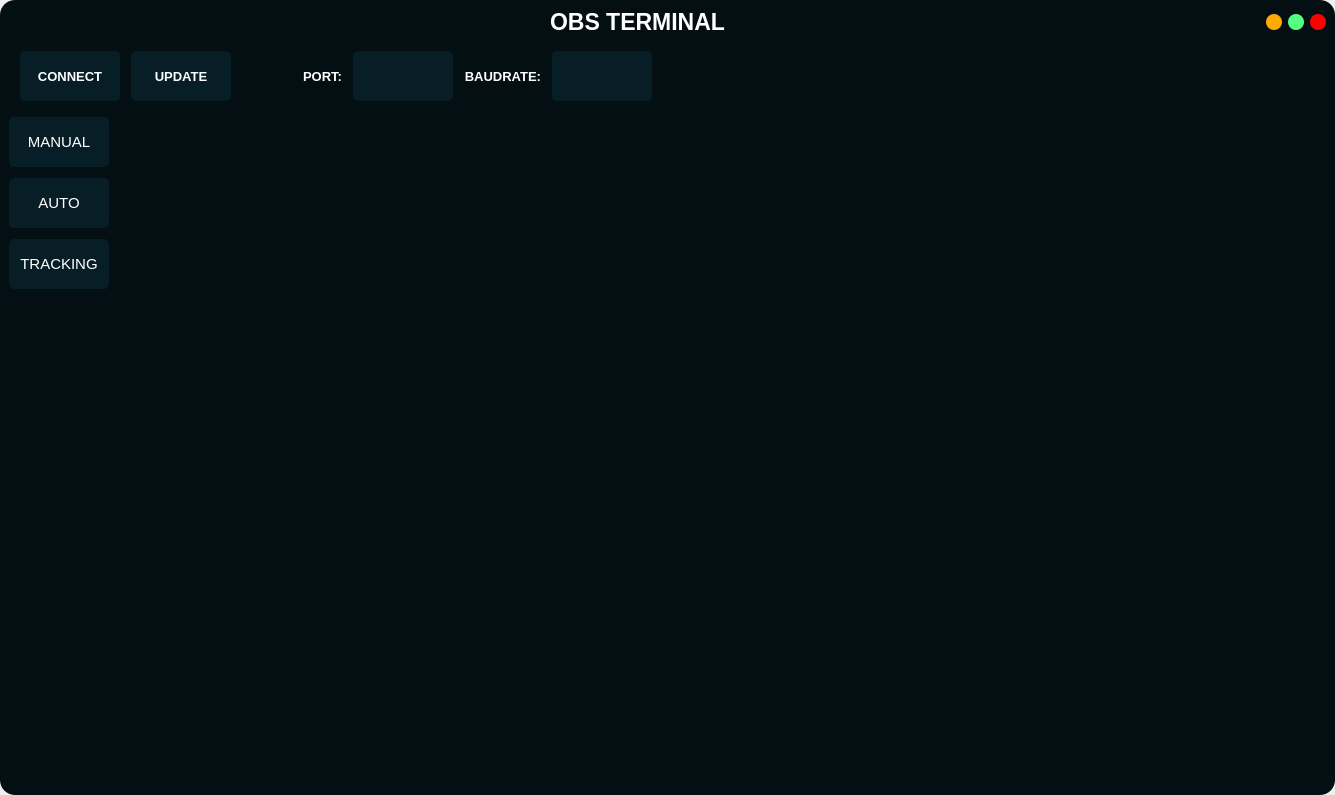
<?xml version="1.0" encoding="UTF-8"?>
<ui version="4.0">
 <class>MainWindow</class>
 <widget class="QMainWindow" name="MainWindow">
  <property name="geometry">
   <rect>
    <x>0</x>
    <y>0</y>
    <width>1335</width>
    <height>795</height>
   </rect>
  </property>
  <property name="windowTitle">
   <string>MainWindow</string>
  </property>
  <widget class="QWidget" name="centralwidget">
   <property name="styleSheet">
    <string notr="true">QWidget{
	border-radius:15px;
	background-color:#040f13;
}
QPushButton{
	background-color:#071e26;
	border-radius:5px;
}
QPushButton:hover{
        background-color:#040f13;
}
QPushButton:pressed{
        padding-left:5px;
        padding-top:5px;
        background-color:rgba(105,118,132,200);
}
QComboBox{
        padding:10px;
        background-color:#071e26;
        border-radius:5px;
        color:white;
}
QComboBox QListView{
        background-color:#040f13;
        border:1px solid rgba(0,0,0,10%);
}
QComboBox::drop-down{
        border:0px;
}
*{color:white}</string>
   </property>
   <layout class="QVBoxLayout" name="verticalLayout">
    <item>
     <widget class="QWidget" name="widget" native="true">
      <layout class="QHBoxLayout" name="horizontalLayout">
       <property name="spacing">
        <number>0</number>
       </property>
       <property name="leftMargin">
        <number>0</number>
       </property>
       <property name="topMargin">
        <number>0</number>
       </property>
       <property name="rightMargin">
        <number>0</number>
       </property>
       <property name="bottomMargin">
        <number>0</number>
       </property>
       <item alignment="Qt::AlignTop">
        <widget class="QLabel" name="label">
         <property name="sizePolicy">
          <sizepolicy hsizetype="Expanding" vsizetype="Expanding">
           <horstretch>0</horstretch>
           <verstretch>0</verstretch>
          </sizepolicy>
         </property>
         <property name="font">
          <font>
           <pointsize>17</pointsize>
           <weight>75</weight>
           <bold>true</bold>
          </font>
         </property>
         <property name="text">
          <string>OBS TERMINAL</string>
         </property>
         <property name="alignment">
          <set>Qt::AlignCenter</set>
         </property>
        </widget>
       </item>
       <item alignment="Qt::AlignRight">
        <widget class="QWidget" name="widget_3" native="true">
         <layout class="QHBoxLayout" name="horizontalLayout_2">
          <property name="leftMargin">
           <number>0</number>
          </property>
          <property name="topMargin">
           <number>0</number>
          </property>
          <property name="rightMargin">
           <number>0</number>
          </property>
          <property name="bottomMargin">
           <number>0</number>
          </property>
          <item>
           <widget class="QPushButton" name="pushButton">
            <property name="maximumSize">
             <size>
              <width>16</width>
              <height>16</height>
             </size>
            </property>
            <property name="styleSheet">
             <string notr="true">QPushButton{
	border:none;
	border-radius:8px;
	background-color:rgb(255,170,0);
}
QPushButton:hover{
	background-color:rgba(255,170,0,150);
}</string>
            </property>
            <property name="text">
             <string/>
            </property>
            <property name="checkable">
             <bool>true</bool>
            </property>
           </widget>
          </item>
          <item>
           <widget class="QPushButton" name="pushButton_2">
            <property name="maximumSize">
             <size>
              <width>16</width>
              <height>16</height>
             </size>
            </property>
            <property name="styleSheet">
             <string notr="true">QPushButton{
	border:none;
	border-radius:8px;
	background-color:rgb(85,255,127);
	color: rgb(0, 0, 0);
}
QPushButton:hover{
	background-color:rgba(85,255,127,150);
}</string>
            </property>
            <property name="text">
             <string/>
            </property>
            <property name="checkable">
             <bool>true</bool>
            </property>
           </widget>
          </item>
          <item>
           <widget class="QPushButton" name="pushButton_3">
            <property name="maximumSize">
             <size>
              <width>16</width>
              <height>16</height>
             </size>
            </property>
            <property name="styleSheet">
             <string notr="true">QPushButton{
	border:none;
	border-radius:8px;
	background-color:rgb(255,0,0);
}
QPushButton:hover{
	background-color:rgba(255,0,0,150);
}</string>
            </property>
            <property name="text">
             <string/>
            </property>
            <property name="checkable">
             <bool>true</bool>
            </property>
           </widget>
          </item>
         </layout>
        </widget>
       </item>
      </layout>
     </widget>
    </item>
    <item alignment="Qt::AlignLeft">
     <widget class="QWidget" name="widget_7" native="true">
      <property name="minimumSize">
       <size>
        <width>70</width>
        <height>70</height>
       </size>
      </property>
      <layout class="QHBoxLayout" name="horizontalLayout_7">
       <property name="spacing">
        <number>11</number>
       </property>
       <property name="leftMargin">
        <number>11</number>
       </property>
       <property name="topMargin">
        <number>0</number>
       </property>
       <property name="rightMargin">
        <number>0</number>
       </property>
       <property name="bottomMargin">
        <number>0</number>
       </property>
       <item>
        <widget class="QPushButton" name="pushButton_4">
         <property name="minimumSize">
          <size>
           <width>100</width>
           <height>50</height>
          </size>
         </property>
         <property name="font">
          <font>
           <pointsize>10</pointsize>
           <weight>75</weight>
           <bold>true</bold>
          </font>
         </property>
         <property name="text">
          <string>CONNECT</string>
         </property>
         <property name="checkable">
          <bool>true</bool>
         </property>
        </widget>
       </item>
       <item>
        <widget class="QPushButton" name="pushButton_5">
         <property name="minimumSize">
          <size>
           <width>100</width>
           <height>50</height>
          </size>
         </property>
         <property name="font">
          <font>
           <pointsize>10</pointsize>
           <weight>75</weight>
           <bold>true</bold>
          </font>
         </property>
         <property name="text">
          <string>UPDATE</string>
         </property>
         <property name="checkable">
          <bool>true</bool>
         </property>
        </widget>
       </item>
       <item>
        <widget class="QLabel" name="label_5">
         <property name="minimumSize">
          <size>
           <width>100</width>
           <height>50</height>
          </size>
         </property>
         <property name="font">
          <font>
           <pointsize>10</pointsize>
           <weight>75</weight>
           <bold>true</bold>
          </font>
         </property>
         <property name="styleSheet">
          <string notr="true">background-color:none</string>
         </property>
         <property name="text">
          <string>PORT:</string>
         </property>
         <property name="alignment">
          <set>Qt::AlignRight|Qt::AlignTrailing|Qt::AlignVCenter</set>
         </property>
        </widget>
       </item>
       <item>
        <widget class="QComboBox" name="comboBox">
         <property name="minimumSize">
          <size>
           <width>100</width>
           <height>50</height>
          </size>
         </property>
         <property name="font">
          <font>
           <pointsize>12</pointsize>
          </font>
         </property>
        </widget>
       </item>
       <item>
        <widget class="QLabel" name="label_6">
         <property name="font">
          <font>
           <pointsize>10</pointsize>
           <weight>75</weight>
           <bold>true</bold>
          </font>
         </property>
         <property name="styleSheet">
          <string notr="true">background-color:none</string>
         </property>
         <property name="text">
          <string>BAUDRATE:</string>
         </property>
         <property name="alignment">
          <set>Qt::AlignRight|Qt::AlignTrailing|Qt::AlignVCenter</set>
         </property>
        </widget>
       </item>
       <item>
        <widget class="QComboBox" name="comboBox_2">
         <property name="minimumSize">
          <size>
           <width>100</width>
           <height>50</height>
          </size>
         </property>
         <property name="font">
          <font>
           <pointsize>12</pointsize>
          </font>
         </property>
        </widget>
       </item>
      </layout>
     </widget>
    </item>
    <item>
     <widget class="QWidget" name="widget_2" native="true">
      <property name="sizePolicy">
       <sizepolicy hsizetype="Preferred" vsizetype="Expanding">
        <horstretch>0</horstretch>
        <verstretch>0</verstretch>
       </sizepolicy>
      </property>
      <layout class="QHBoxLayout" name="horizontalLayout_3">
       <property name="spacing">
        <number>0</number>
       </property>
       <property name="leftMargin">
        <number>0</number>
       </property>
       <property name="topMargin">
        <number>0</number>
       </property>
       <property name="rightMargin">
        <number>0</number>
       </property>
       <property name="bottomMargin">
        <number>0</number>
       </property>
       <item alignment="Qt::AlignLeft|Qt::AlignTop">
        <widget class="QWidget" name="widget_4" native="true">
         <layout class="QVBoxLayout" name="verticalLayout_2">
          <property name="spacing">
           <number>11</number>
          </property>
          <property name="leftMargin">
           <number>0</number>
          </property>
          <property name="topMargin">
           <number>0</number>
          </property>
          <property name="rightMargin">
           <number>0</number>
          </property>
          <property name="bottomMargin">
           <number>0</number>
          </property>
          <item>
           <widget class="QPushButton" name="pushButton_6">
            <property name="minimumSize">
             <size>
              <width>100</width>
              <height>50</height>
             </size>
            </property>
            <property name="font">
             <font>
              <pointsize>11</pointsize>
             </font>
            </property>
            <property name="text">
             <string>MANUAL</string>
            </property>
            <property name="checkable">
             <bool>true</bool>
            </property>
           </widget>
          </item>
          <item>
           <widget class="QPushButton" name="pushButton_7">
            <property name="minimumSize">
             <size>
              <width>100</width>
              <height>50</height>
             </size>
            </property>
            <property name="font">
             <font>
              <pointsize>11</pointsize>
             </font>
            </property>
            <property name="text">
             <string>AUTO</string>
            </property>
            <property name="checkable">
             <bool>true</bool>
            </property>
           </widget>
          </item>
          <item>
           <widget class="QPushButton" name="pushButton_9">
            <property name="minimumSize">
             <size>
              <width>100</width>
              <height>50</height>
             </size>
            </property>
            <property name="font">
             <font>
              <pointsize>11</pointsize>
             </font>
            </property>
            <property name="text">
             <string>TRACKING</string>
            </property>
            <property name="checkable">
             <bool>true</bool>
            </property>
           </widget>
          </item>
         </layout>
        </widget>
       </item>
       <item>
        <widget class="QWidget" name="widget_5" native="true">
         <property name="sizePolicy">
          <sizepolicy hsizetype="Expanding" vsizetype="Expanding">
           <horstretch>0</horstretch>
           <verstretch>0</verstretch>
          </sizepolicy>
         </property>
         <layout class="QHBoxLayout" name="horizontalLayout_4">
          <item>
           <widget class="QLabel" name="label_2">
            <property name="text">
             <string/>
            </property>
           </widget>
          </item>
         </layout>
        </widget>
       </item>
      </layout>
     </widget>
    </item>
    <item alignment="Qt::AlignRight">
     <widget class="QFrame" name="frame">
      <property name="minimumSize">
       <size>
        <width>10</width>
        <height>10</height>
       </size>
      </property>
      <property name="frameShape">
       <enum>QFrame::StyledPanel</enum>
      </property>
      <property name="frameShadow">
       <enum>QFrame::Raised</enum>
      </property>
     </widget>
    </item>
   </layout>
  </widget>
 </widget>
 <resources/>
 <connections/>
</ui>
